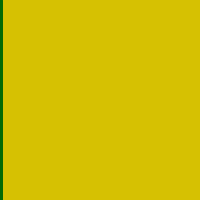
Frame 1 (no input)
Frame 2 (the mouse pressed at the canvas centre, redrawn once): identical to frame 1, image omitted

The Processing sketch that drew this single still picture (run headless with seeded random() and noise(); the mouse was pressed at the canvas centre and the sketch redrawn once):

// Processing sketch: processing_27383
// ── processing_27383.pde

void setup() {
  size(200, 200);
  noLoop();
}

float x = 0;
float y = 0;

void draw() {
  background(214, 193, 2);
  x = x + .1;
  if (x > width) {
    x = 0;
    
 
  }
  strokeWeight(5);
  stroke(4, 106, 3);
  line(x, 0, x, height); 

}

void mousePressed() {
  loop();
}

void mouseReleased() {
  noLoop();
}
